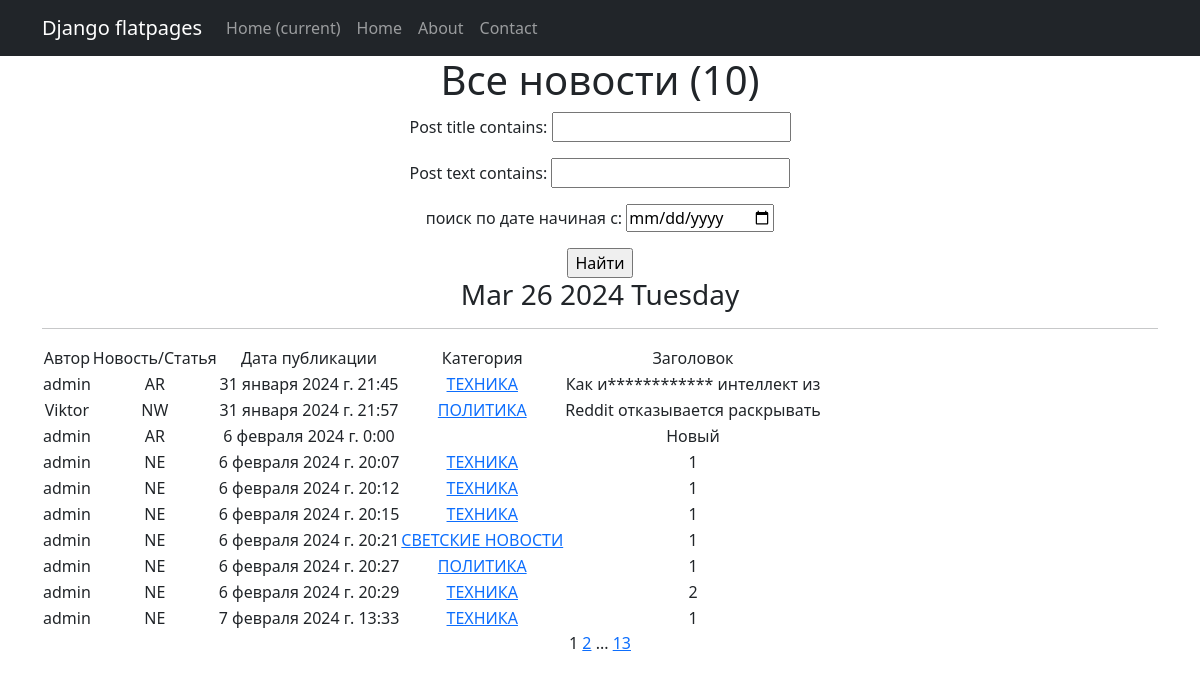
Page /news/ on the committed database.
### news/models.py (models this page shows, shortened)
class Post(models.Model):
    post_author = models.ForeignKey('Author', on_delete=models.CASCADE)
    post_choice = models.CharField(max_length=2,
                                   choices=TYPE,
                                   default=news)
    post_date = models.DateTimeField(auto_now_add=True)
    post_category = models.ManyToManyField('Category', through='PostCategory')
    post_title = models.CharField(max_length=30)
    post_text = models.TextField()
    post_rating = models.IntegerField(default=0)

class Author(models.Model):
    user = models.OneToOneField(User, on_delete=models.CASCADE)
    author_rating = models.IntegerField(default=0)
    def __str__(self):
        return self.user.username

class Category(models.Model):
    category_name = models.CharField(max_length=255, unique=True)
    gossip = 'GS'
    policy = 'PO'
    technology = 'TH'
    bullet = 'BL'
    TEMATIC = [
        (gossip, 'СВЕТСКИЕ НОВОСТИ'),
        (policy, 'ПОЛИТИКА'),
        (technology, 'ТЕХНИКА'),
        (bullet, 'СРОЧНЫЕ НОВОСТИ')
    ]
    thematic = models.CharField(max_length=2, choices=TEMATIC, unique=True,)
    subscribers = models.ManyToManyField(User, blank=True, related_name='categories')
    def __str__(self):
        return self.get_thematic_display()

### news/views.py (the view, shortened to what this page needs)
# urls.py: path('', PostList.as_view(), name='post_list'),
class PostList(ListView):
    model = Post
    ordering = 'post_date'
    template_name = 'articles.html'
    context_object_name = 'post_news'
    paginate_by = 10
    def get_context_data(self, **kwargs):  # забираем отфильтрованные объекты переопределяя метод get_context_data у наследуемого класса
        context = super().get_context_data(**kwargs)
        context['filterset'] = PostFilter(self.request.GET, queryset=self.get_queryset())  # вписываем фильтр в контекст
        context['categories'] = PostCategory.objects.all()
        context['form'] = PostForm()
        return context
    def get_queryset(self):
        queryset = super().get_queryset()
        self.filterset = PostFilter(self.request.GET, queryset)
        return self.filterset.qs

### news/forms.py (shortened to what this page needs)
class PostForm(forms.ModelForm):
    post_text = forms.CharField(min_length=5)
    class Meta:
        model = Post
        fields = [
            'post_author',
            'post_title',
            'post_category',
            'post_text'
        ]

### news/templatetags/custom_filters.py (called while the page is built)
@register.filter()
def cenzor(value):
    badwords = ["искусственный"]
    splitwords = value.split()
    for i in range(len(splitwords)):
        if splitwords[i] in badwords:
            firstletter = splitwords[i][0]
            newvalue=firstletter +"*"*(len(splitwords[i])-1)
            splitwords[i] = newvalue
    result = " ".join(splitwords)
    return f'{result}'

### news/templatetags/custom_tags.py (called while the page is built)
@register.simple_tag()
def current_time(format_string='%b %d %Y'):
   return datetime.utcnow().strftime(format_string)

@register.simple_tag(takes_context=True)
def url_replace(context, **kwargs):
   d = context['request'].GET.copy()
   for k, v in kwargs.items():
       d[k] = v
   return d.urlencode()

### templates/articles.html (shortened to what this page needs)
{% extends 'flatpages/default.html' %}
{% load custom_filters %}!
{% load custom_tags %}
{% load cache %}
{% cache 60 news_all %}
{% block content %}
    <h1>Все новости ({{ post_news.count}})</h1>
    <form action="" method="get">
        {{ filterset.form.as_p }}
        <input type="submit" value="Найти" />
    </form>
    <h3>{% current_time '%b %d %Y %A' %}</h3>
    <hr>
    {% if post_news %}
        <table>
            <tr>
                <td>Автор</td>
                <td>Новость/Статья</td>
                <td>Дата публикации</td>
                <td>Категория</td>
                <td>Заголовок</td>
            </tr>
            {% for post_detail in post_news %}
            <tr>
                 <td>{{ post_detail.post_author }}</td>
                 <td>{{ post_detail.post_choice|truncatewords:2 }}</td>
                 <td>{{ post_detail.post_date }}</td>
                 <td>
                     {% for category in post_detail.post_category.all %}
                        <a href="{% url 'category_list' category.id %}">{{ category }}</a>
                     {% endfor %}
                 </td>
                 <td>{{ post_detail.post_title|cenzor}}</td>
                 <td>
                 </td>
            </tr>
            {% endfor %}
        </table>
    {% else %}
        <h2>новостей нет!</h2>
    {% endif %}
   {{ page_obj.number }}
   {% if page_obj.has_next %}
       <a href="?{% url_replace page=page_obj.next_page_number %}">{{ page_obj.next_page_number }}</a>
       {% if paginator.num_pages != page_obj.next_page_number %}
           ...
           <a href="?{% url_replace page=page_obj.paginator.num_pages %}">{{ page_obj.paginator.num_pages }}</a>
       {% endif %}
   {% endif %}
{% endblock content %}
{% endcache %}

### rows in the picture
Post: post_author "admin", post_choice "AR", post_date "31 января 2024 г. 21:45", post_title|cenzor "Как и************ интеллект из"
Category: thematic "ТЕХНИКА"
Post: post_author "Viktor", post_choice "NW", post_date "31 января 2024 г. 21:57", post_title|cenzor "Reddit отказывается раскрывать"
Category: thematic "ПОЛИТИКА"
Post: post_author "admin", post_choice "AR", post_date "6 февраля 2024 г. 0:00", post_title|cenzor "Новый"
Post: post_author "admin", post_choice "NE", post_date "6 февраля 2024 г. 20:07", post_title|cenzor "1"
Post: post_author "admin", post_choice "NE", post_date "6 февраля 2024 г. 20:12", post_title|cenzor "1"
Post: post_author "admin", post_choice "NE", post_date "6 февраля 2024 г. 20:15", post_title|cenzor "1"
Post: post_author "admin", post_choice "NE", post_date "6 февраля 2024 г. 20:21", post_title|cenzor "1"
Category: thematic "СВЕТСКИЕ НОВОСТИ"
Post: post_author "admin", post_choice "NE", post_date "6 февраля 2024 г. 20:27", post_title|cenzor "1"
Post: post_author "admin", post_choice "NE", post_date "6 февраля 2024 г. 20:29", post_title|cenzor "2"
Post: post_author "admin", post_choice "NE", post_date "7 февраля 2024 г. 13:33", post_title|cenzor "1"

### other values in the picture
{{ post_news.count }} "10"
{{ page_obj.number }} "1"
{{ page_obj.next_page_number }} "2"
{{ page_obj.paginator.num_pages }} "13"
